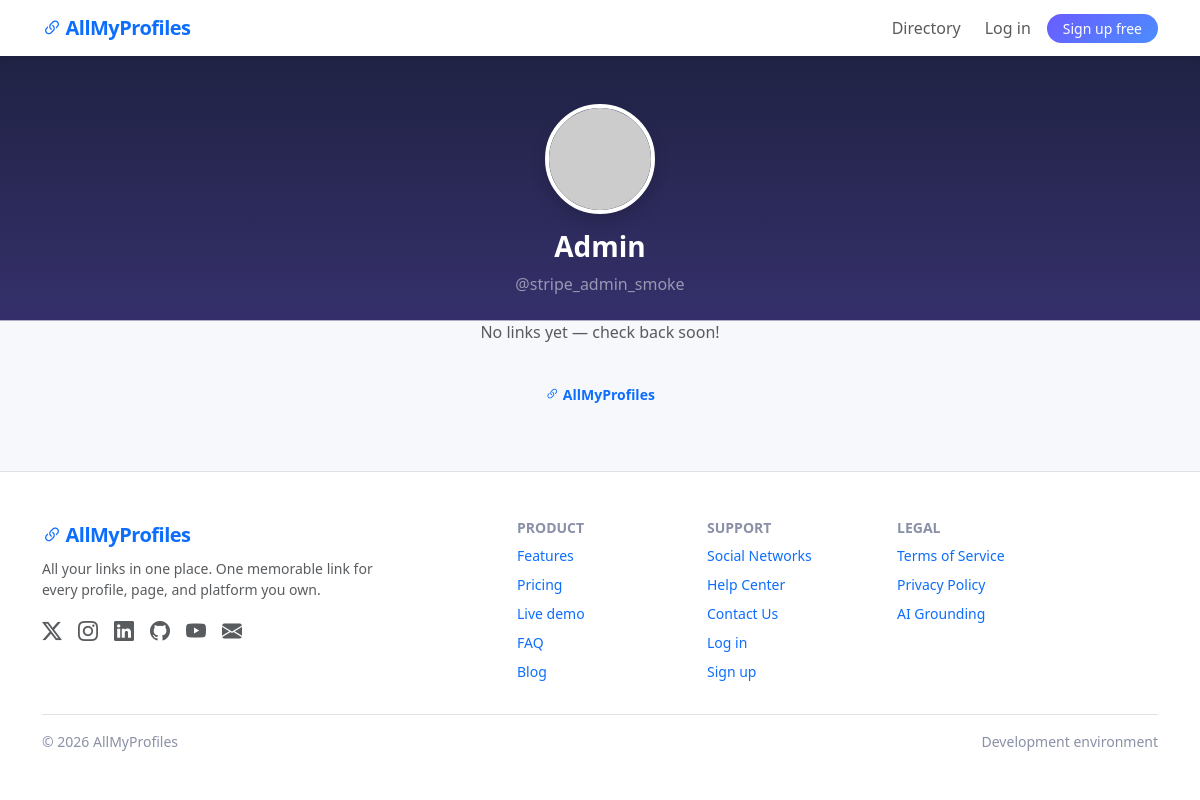
The page /u/stripe_admin_smoke on the database its author committed.
### models.py (models this page shows, shortened)
class User(UserMixin, db.Model):
    __tablename__ = 'users'
    id = db.Column(db.Integer, primary_key=True)
    username = db.Column(db.String(80), unique=True, nullable=False, index=True)
    email = db.Column(db.String(120), unique=True, nullable=False, index=True)
    password_hash = db.Column(db.String(256), nullable=False)
    display_name = db.Column(db.String(120), nullable=False)
    headline = db.Column(db.String(250), nullable=True)
    bio = db.Column(db.Text, nullable=True)
    about_section = db.Column(db.Text, nullable=True)
    avatar_url = db.Column(db.String(500), nullable=True)
    avatar_path = db.Column(db.String(300), nullable=True)
    tier = db.Column(db.String(20), default='Free')  # Free, Expanded, Full, Custom
    tier_changed_at = db.Column(db.DateTime, nullable=True)
    stripe_customer_id = db.Column(db.String(64), nullable=True, index=True)
    stripe_subscription_id = db.Column(db.String(64), nullable=True)
    stripe_subscription_status = db.Column(db.String(32), nullable=True)
    stripe_current_period_end = db.Column(db.BigInteger, nullable=True)
    skills = db.Column(db.String(300), nullable=True)
    location = db.Column(db.String(120), nullable=True)
    country_code = db.Column(db.String(3), nullable=True, index=True)
    country_name = db.Column(db.String(120), nullable=True)
    is_adult_oriented = db.Column(db.Boolean, default=False,
                                  nullable=False, server_default='0')
    video_platform = db.Column(db.String(10), nullable=True)
    video_id = db.Column(db.String(64), nullable=True)
    ga4_id = db.Column(db.String(32), nullable=True)
    is_admin = db.Column(db.Boolean, default=False, nullable=False)
    theme = db.Column(db.String(20), nullable=True, default='light')
    contact_disabled = db.Column(db.Boolean, default=False, nullable=False,
                                 server_default='0')
    directory_visible = db.Column(db.Boolean, default=False, nullable=False,
                                  server_default='0')
    age_verified = db.Column(db.Boolean, default=False, nullable=False,
                             server_default='0')
    is_featured = db.Column(db.Boolean, default=False, nullable=False,
                            server_default='0')
    created_at = db.Column(db.DateTime, default=lambda: datetime.now())
    links = db.relationship('Link', backref='owner', lazy=True,
                            cascade='all, delete-orphan')
    message_reads = db.relationship('MessageRead',
                                    back_populates='user',
                                    foreign_keys='MessageRead.user_id',
                                    cascade='all, delete-orphan',
                                    lazy='dynamic')
    @property
    def avatar_src(self):
        if self.avatar_path:
            return url_for_upload(self.avatar_path)
        if self.avatar_url:
            return self.avatar_url
        from urllib.parse import quote
        return ('https://ui-avatars.com/api/?background=random&name='
                + quote(self.display_name or self.username))

class Setting(db.Model):
    __tablename__ = 'settings'
    DEFAULT_SETTINGS = DEFAULT_SETTINGS
    key = db.Column(db.String(64), primary_key=True)
    value = db.Column(db.String(500), nullable=False, default='')
    @classmethod
    def get(cls, key, fallback=None):
        row = db.session.get(cls, key)
        if row is not None:
            return row.value
        return DEFAULT_SETTINGS.get(key, fallback)

### app.py (the view)
    @app.route('/u/<username>')
    def public_profile(username):
        user = User.query.filter_by(username=username.lower()).first_or_404()
        active_links = (Link.query.filter_by(user_id=user.id, is_active=True)
                        .order_by(Link.position.asc()).all())
        if user.is_adult_oriented and not session.get('age_ok'):
            return render_template('profile_agegate.html', user=user)
        pinned, categorized = group_links_for_profile(active_links)
        show_contact = not user.contact_disabled
        return render_template('profile.html', user=user, links=active_links,
                               skills=normalize_skills(user.skills),
                               video=video_embed(user),
                               profile=theme_for_user(user),
                               pinned_links=pinned,
                               categorized_links=categorized,
                               show_contact=show_contact)

### app.py (called while the page is built, shortened)
def normalize_skills(raw):
    if not raw:
        return []

def video_embed(user):
    if not user.video_platform or not user.video_id:
        return None
    if user.video_platform == 'youtube' and YOUTUBE_ID_RE.match(user.video_id):
        return f'https://www.youtube-nocookie.com/embed/{user.video_id}'
    if user.video_platform == 'vimeo' and VIMEO_ID_RE.match(user.video_id):
        return f'https://player.vimeo.com/video/{user.video_id}'
    return None

def theme_for_user(user):
    t = PROFILE_THEMES.get(getattr(user, 'theme', None) or DEFAULT_THEME,
                           PROFILE_THEMES[DEFAULT_THEME])
    return {
        'bg_color': t['bg_color'],
        'text_color': t['text_color'],
        'bg_image_url': t.get('bg_image_url'),
    }

def group_links_for_profile(links):
    pinned = [l for l in links if l.is_pinned]
    categorized = {}
    for l in links:
        if l.is_pinned:
            continue
        categorized.setdefault(l.display_category, []).append(l)
    order = [c for c in LinkCategory.names() if c != 'Other']
    ordered = {}
    for cat in order:
        if cat in categorized:
            ordered[cat] = categorized.pop(cat)
    for cat in sorted(categorized):
        if cat == 'Other':
            continue
        ordered[cat] = categorized[cat]
    if 'Other' in categorized:
        ordered['Other'] = categorized.pop('Other')
    return pinned, ordered

def _is_impersonating():
    return IMPERSONATION_KEY in session

### models.py (called while the page is built)
    @classmethod
    def ordered(cls):
        return (cls.query.filter_by(is_deleted=False)
                .order_by(cls.sort_order, cls.name).all())

    @classmethod
    def names(cls):
        rows = cls.ordered()
        if rows:
            return [c.name for c in rows]
        return list(LINK_CATEGORIES)

### templates/profile.html (shortened to what this page needs)
{% extends 'base.html' %}
{% block content %}
<div class="container py-5">
  <div class="profile-card text-center px-3">
    <img src="{{ user.avatar_src }}" alt="{{ user.display_name }} avatar"
         class="rounded-circle border border-4 border-white shadow mb-3" width="110" height="110">
    <h1 class="h3 fw-bold text-white">{{ user.display_name }}</h1>
    <p class="text-white-50 mb-1">@{{ user.username }}</p>
    <div class="d-grid gap-3 mt-4">
      {% for link in links %}
        {% set src = link.matched_source %}
        <a class="profile-link" href="{{ url_for('redirect_link', link_id=link.id) }}"
           target="_blank" rel="noopener me{{ ' nofollow' if src and src.is_nofollow else ''}}"
           {% if src %}style="background:{{ src.bg_color }};color:{{ src.text_color }};border:2px solid {{ src.border_color }};"{% endif %}>
          {% if src and src.custom_icon_path %}
          <img src="/uploads/{{ src.custom_icon_path }}" alt="" style="width:28px;height:28px;object-fit:contain;">
          {% else %}
          <i class="bi bi-{{ (src.icon_code if src and src.icon_code else link.icon_code) or 'link-45deg' }} bi-2x {{ 'text-primary' if not src }}"></i>
          {% endif %}
          <span class="flex-grow-1 text-start">
            {{ link.title }}
            {% if link.subhandle %}<small style="opacity:.75;display:block;">@{{ link.subhandle }}</small>{% endif %}
          </span>
          <strong>{{ link.cta or (src.cta if src and src.cta else '') }}</strong>
          <i class="bi bi-box-arrow-up-right"></i>
        </a>
      {% else %}
        <p class="text-muted">No links yet — check back soon!</p>
      {% endfor %}
    </div>
    <p class="mt-4 small">
      <a href="{{ url_for('home') }}" class="text-decoration-none fw-semibold">
        <i class="bi bi-link-45deg"></i> AllMyProfiles
      </a>
    </p>
  </div>
</div>
{% endblock %}

### templates/base.html (shortened to what this page needs)
<!DOCTYPE html>
<html lang="en">
<head>
  <link rel="stylesheet" href="https://cdn.jsdelivr.net/npm/bootstrap@5.3.3/dist/css/bootstrap.min.css">
  <link rel="stylesheet" href="https://cdn.jsdelivr.net/npm/bootstrap-icons@1.11.3/font/bootstrap-icons.min.css">
</head>
<body class="d-flex flex-column min-vh-100">
  <nav class="navbar navbar-expand-lg bg-white shadow-sm">
    <div class="container">
      <a class="navbar-brand text-primary" href="{{ url_for('home') }}">
        <i class="bi bi-link-45deg me-1"></i>AllMyProfiles
      </a>
      <div class="collapse navbar-collapse" id="navbarNav">
        <ul class="navbar-nav ms-auto align-items-lg-center gap-lg-2">
          {% if current_user.is_authenticated %}
            <li class="nav-item">
              <a class="nav-link" href="{{ url_for('public_profile', username=current_user.username) }}">
                <i class="bi bi-person-circle me-1"></i>My public page
              </a>
            </li>
            <li class="nav-item">
              <a class="nav-link fw-semibold" href="{{ url_for('dashboard') }}">Dashboard</a>
            </li>
            <li class="nav-item">
              <a class="nav-link" href="{{ url_for('directory') }}">Directory</a>
            </li>
            <li class="nav-item">
              <a class="nav-link position-relative" href="{{ url_for('inbox') }}">
                <i class="bi bi-envelope me-1"></i>Inbox
                {% if unread_count %}
                  <span class="badge rounded-pill bg-danger">{{ unread_count }}</span>
                {% endif %}
              </a>
            </li>
            {% if current_user.is_admin and not is_impersonating() %}
            <li class="nav-item">
              <a class="nav-link text-danger fw-semibold" href="{{ url_for('admin_dashboard') }}">
                <i class="bi bi-shield-lock me-1"></i>Admin
              </a>
            </li>
            {% endif %}
            <li class="nav-item">
              <a class="btn btn-outline-primary btn-sm rounded-pill px-3" href="{{ url_for('logout') }}">Log out</a>
            </li>
          {% else %}
            <li class="nav-item"><a class="nav-link" href="{{ url_for('directory') }}">Directory</a></li>
            <li class="nav-item"><a class="nav-link" href="{{ url_for('login') }}">Log in</a></li>
            <li class="nav-item"><a class="btn btn-primary btn-sm rounded-pill px-3" href="{{ url_for('register') }}">Sign up free</a></li>
          {% endif %}
        </ul>
      </div>
    </div>
  </nav>
  <main class="flex-grow-1">
    {% block content %}{% endblock %}
  </main>
  <footer class="py-5 bg-white border-top">
    <div class="container">
      <div class="row gy-4">
        <div class="col-lg-4">
          <span class="navbar-brand fw-bold text-primary fs-5">
            <i class="bi bi-link-45deg me-1"></i>AllMyProfiles
          </span>
          <p class="small text-muted mt-2 mb-0">{{ site_tagline }} One memorable link for every profile, page, and platform you own.</p>
          <div class="mt-3 fs-5 d-flex gap-3">
            <a href="https://x.com/allmyprofiles" class="text-muted" aria-label="X / Twitter" rel="noopener" target="_blank"><i class="bi bi-twitter-x"></i></a>
            <a href="https://instagram.com/allmyprofiles" class="text-muted" aria-label="Instagram" rel="noopener" target="_blank"><i class="bi bi-instagram"></i></a>
            <a href="https://linkedin.com/company/allmyprofiles" class="text-muted" aria-label="LinkedIn" rel="noopener" target="_blank"><i class="bi bi-linkedin"></i></a>
            <a href="https://github.com/allmyprofiles" class="text-muted" aria-label="GitHub" rel="noopener" target="_blank"><i class="bi bi-github"></i></a>
            <a href="https://youtube.com/@allmyprofiles" class="text-muted" aria-label="YouTube" rel="noopener" target="_blank"><i class="bi bi-youtube"></i></a>
            <a href="mailto:support@allmyprofiles.io" class="text-muted" aria-label="Email"><i class="bi bi-envelope-fill"></i></a>
          </div>
        </div>
        <div class="col-6 col-lg-2 offset-lg-1">
          <h6 class="fw-bold small text-uppercase">Product</h6>
          <ul class="list-unstyled small">
            <li class="mb-2"><a class="text-decoration-none" href="{{ url_for('home') }}#features">Features</a></li>
            <li class="mb-2"><a class="text-decoration-none" href="{{ url_for('home') }}#pricing">Pricing</a></li>
            <li class="mb-2"><a class="text-decoration-none" href="{{ url_for('home') }}#demo">Live demo</a></li>
            <li class="mb-2"><a class="text-decoration-none" href="{{ url_for('home') }}#faq">FAQ</a></li>
            <li class="mb-2"><a class="text-decoration-none" href="#">Blog</a></li>
          </ul>
        </div>
        <div class="col-6 col-lg-2">
          <h6 class="fw-bold small text-uppercase">Support</h6>
          <ul class="list-unstyled small">
            <li class="mb-2"><a class="text-decoration-none" href="{{ url_for('directory') }}">Social Networks</a></li>
            <li class="mb-2"><a class="text-decoration-none" href="{{ url_for('help_center') }}">Help Center</a></li>
            <li class="mb-2"><a class="text-decoration-none" href="{{ url_for('contact') }}">Contact Us</a></li>
            <li class="mb-2"><a class="text-decoration-none" href="{{ url_for('login') }}">Log in</a></li>
            <li class="mb-2"><a class="text-decoration-none" href="{{ url_for('register') }}">Sign up</a></li>
          </ul>
        </div>
        <div class="col-6 col-lg-2">
          <h6 class="fw-bold small text-uppercase">Legal</h6>
          <ul class="list-unstyled small">
            <li class="mb-2"><a class="text-decoration-none" href="{{ url_for('terms') }}">Terms of Service</a></li>
            <li class="mb-2"><a class="text-decoration-none" href="{{ url_for('privacy') }}">Privacy Policy</a></li>
            <li class="mb-2"><a class="text-decoration-none" href="{{ url_for('ai_grounding') }}">AI Grounding</a></li>
          </ul>
        </div>
      </div>
      <hr>
      <div class="d-flex flex-wrap justify-content-between align-items-center">
        <span class="small">&copy; {{ current_year }} AllMyProfiles</span>
        <span class="small">{{ APP_ENV|capitalize }} environment</span>
      </div>
    </div>
  </footer>
</body>
</html>

### templates/base.html (style rules this page uses)
body { background-color: #f7f8fc; }
.navbar-brand { font-weight: 700; letter-spacing: -0.5px; }
.btn-primary { background: linear-gradient(135deg, #6a5cff, #4c8dff); border: none; }
footer { color: #8a90a6; }

### templates/profile.html (style rules this page uses)
body { background: linear-gradient(180deg, #1b1f3b 0%, #35306b 40%, #f7f8fc 40.1%, #f7f8fc 100%); }
.profile-card { max-width: 640px; margin: 0 auto; }

### rows shown on the page
User: display_name "Admin", username "stripe_admin_smoke"
Setting: value "All your links in one place."

### other values the page prints
{{ APP_ENV|capitalize }} "Development"
